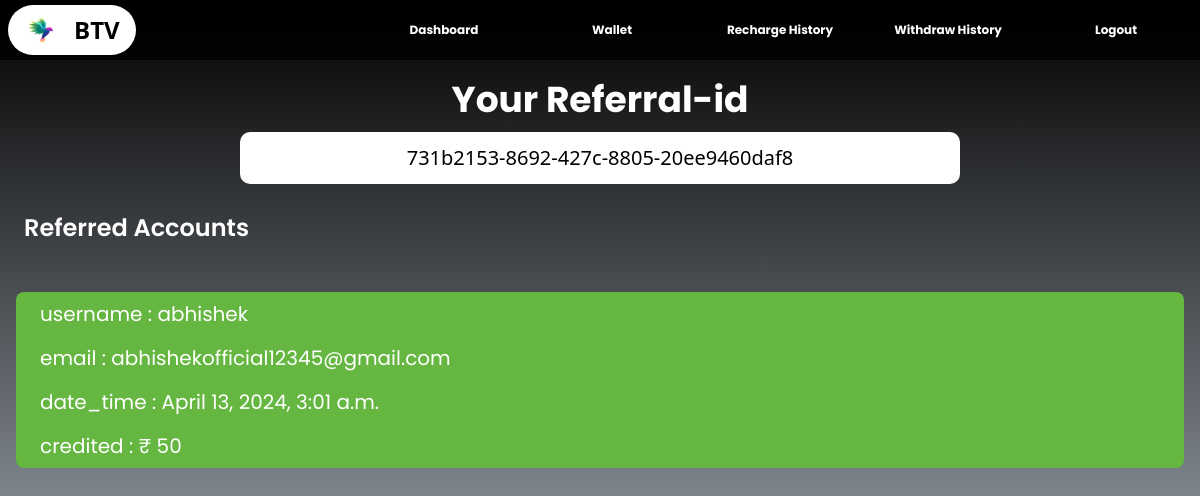
Screenshot of /refferal/ (signed in) with the database file from the repository.
### authenticate/models.py (models this page shows)
class User_Model(AbstractUser):
    id = models.UUIDField(unique=True, editable=False, default=uuid.uuid4, primary_key=True)
    email_token = models.UUIDField(unique=True, null=True, blank=True)
    username = models.CharField(max_length=50, unique=True)
    email = models.EmailField(unique=True, editable=False)
    is_staff = models.BooleanField(default=False)
    is_active = models.BooleanField(default=True)
    is_verified = models.BooleanField(default=False)
    referal_id = models.UUIDField(unique=True, default=uuid.uuid4, editable=False)
    refered_by = models.UUIDField(null=True, blank=True, unique=False)
    date_time = models.DateTimeField(auto_now_add=True)
    objects = CustomUserManager()
    USERNAME_FIELD = 'username'
    REQUIRED_FIELDS = ['email']
    def __str__(self):
        return self.username

### referral/views.py (the view)
# urls.py: path('', referrals_page)
def referrals_page(request):
    try:
        user = User_Model.objects.get(username=request.user)
    except User_Model.DoesNotExist:
        print("user not found")
        return render(request, 'authenticate/message.html', {'message': 'user not found'})
    referral_id = user.referal_id
    try:
        referred_accounts = User_Model.objects.filter(refered_by=referral_id).order_by('-date_time')
    except User_Model.DoesNotExist:
        print("error while fetching")
        return render(request, 'authenticate/message.html', {'message': 'error while fetching referred account .'})
    referred_account_details = []
    for account in referred_accounts:
        data = {}
        data['username'] = account.username
        data['email'] = account.email
        data['date_time'] = account.date_time
        referred_account_details.append(data)
    print(referred_account_details)
    return render(request, 'referral/referral_page.html', {'referral_id': referral_id, 'referred_account_details': referred_account_details})

### templates/referral/referral_page.html (shortened to what this page needs)
{% load static %}
<html lang="en">
<head>
    <script src="https://cdn.tailwindcss.com"></script>
</head>
<body class="flex flex-col w-full h-[100vh] bg-gradient-to-b from-black to-slate-300">
    {% include "../base/dashboard_base.html" %}
    <div class='flex flex-col items-center justify-center w-full'>
        <h1 class='text-white h-[30%] mt-20 w-full text-center align-text-bottom poppins-bold text-4xl'>Your Referral-id</h1>
        <p class='text-xl text-center text-black bg-white w-[80%] md:w-[60%] py-3 my-3 rounded-[10px]'> {{referral_id}} </p>
    </div>
    <h1 class='mx-6 my-4 text-2xl text-white poppins-semibold'>Referred Accounts</h1>
    <div class="w-full my-4 overflow-auto overflow-x-hidden">
        {% for account in referred_account_details %}
            <div class='w-auto h-auto m-4 bg-[#65B741] rounded-lg'>
                <div class='grid grid-cols-1 m-4 rounded-[30px]'>
                    <p class='p-2 text-xs text-white bg-[#65B741] lg:text-xl poppins-regular'>username : {{account.username}}</p>
                    <p class='p-2 text-xs text-white bg-[#65B741] lg:text-xl poppins-regular'>email : {{account.email}}</p>
                    <p class='p-2 text-xs text-white bg-[#65B741] lg:text-xl poppins-regular'>date_time : {{account.date_time}}</p>
                    <p class='p-2 text-xs text-white bg-[#65B741] lg:text-xl poppins-regular'>credited : ₹ 50 </p>
                </div>
            </div>
        {% endfor %}
    </div>
</body>
</html>

### templates/referral/referral_page.html (style rules this page uses)
.poppins-regular { font-family: "Poppins", sans-serif; font-weight: 400; font-style: normal; }
.poppins-semibold { font-family: "Poppins", sans-serif; font-weight: 600; font-style: normal; }
.poppins-bold { font-family: "Poppins", sans-serif; font-weight: 700; font-style: normal; }

### rows the page displays
User_Model: referal "731b2153-8692-427c-8805-20ee9460daf8"
User_Model: username "abhishek", email "abhishekofficial12345@gmail.com", date_time "April 13, 2024, 3:01 a.m."
